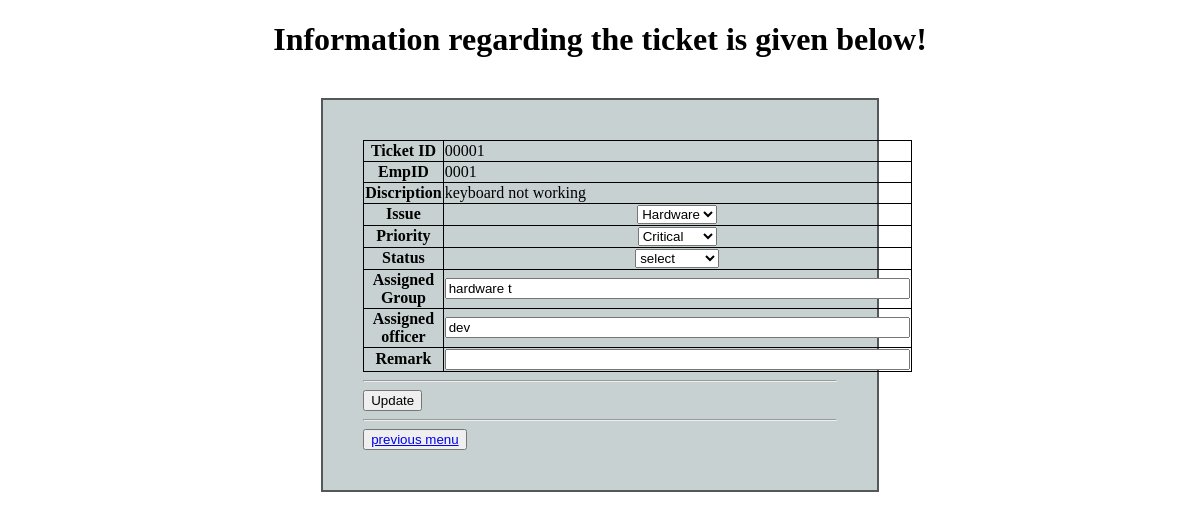
Page /showticket.php?ticketid=00001 on the committed database.
### tables this page shows
CREATE TABLE `ticket` (
  `ticketid` int(5) UNSIGNED ZEROFILL NOT NULL,
  `empid` int(4) UNSIGNED ZEROFILL NOT NULL,
  `issue` varchar(10) DEFAULT NULL,
  `description` varchar(25) DEFAULT NULL,
  `priority` int(11) DEFAULT 1,
  `status` varchar(10) DEFAULT NULL,
  `assignedgrp` varchar(10) DEFAULT NULL,
  `assignedofficer` varchar(10) DEFAULT NULL,
  `created on` datetime DEFAULT NULL
);

### showticket.php (the view, shortened to what this page needs)
<!DOCTYPE html>
	<?php
		include 'connection.php';
		if (isset($_GET['ticketid'])) {
			$ticketid= $_GET['ticketid'];
			$sql=" select * from ticket where ticketid ='$ticketid'";
			$result = mysqli_query($conn, $sql);
			$row = mysqli_fetch_array($result, MYSQLI_ASSOC);
		}
		$issueArray = array("software"=>"Software","Hardware" => "Hardware");
		$PriorityArray = array("1"=>"Low","2"=>"Moderate","3"=>"High","4" =>"Critical");
	?>
	<html lang="en">
	<head>
	</head>
	<body>
			<center>
				<h1>Information regarding the ticket is given below!</h1>
			</center>
			<br>
			<div class="text">
				<table style="width:100%">
					<tr>
						<th>Ticket ID</th>
						<td> <?php echo $row['ticketid']; ?> </td>
					</tr>
					<tr>
						<th>EmpID</th>
						<td> <?php echo $row['empid']; ?> </td>
					</tr>
					 <tr>
						<th>Discription</th>
						<td> <?php echo $row['description']; ?> </td>
					<center>
						<form action= "" method="post" autocomplete="off">
						<tr>
								<td class="select">
									<center><b>Issue</b></center>
								</td>
								<td ALIGN="center">
									<select name= "issue">
										<?php
											  foreach($issueArray as $key =>$value){
												  $selected = (($row['issue']==$key) ? "selected='selected'" : "");
											?>
												<option value="<?=$key;?>" <?=$selected;?>><?=$value;?></option>
										<?php  } ?>
									</select>
								</td>
							</tr>
							<tr>
								<td class="select">
									<center><b>Priority</b></center>
								</td>
								<td ALIGN="center">
									<select name="priority">
										<?php
											  foreach($PriorityArray as $key =>$value){
												$selected = (($row['priority']==$key) ? "selected='selected'" : "");
												?>
												<option value="<?=$key;?>" <?=$selected;?>><?=$value;?></option>
										<?php  } ?>
									</select>
								</td>
							</tr>
							<tr>
								<td class="select">
									<center><b>Status</b></center>
								</td>
								<td ALIGN="center">
									<select name = "status">
										<option value="">select</option>
									</select>
								</td>
							</tr>
							<tr>
								<td><center><b>Assigned Group</b></center></td>
								<td ALIGN="left">
									<input type="text" SIZE="55" NAME="assignedgrp" value="<?php echo $row['assignedgrp']; ?>" required>
								 </td>
							</tr>
							<tr>
								<td><center><b>Assigned officer</b></center></td>
								<td ALIGN="left">
									<input type="text" size="55" NAME="assignedofficer" value="<?php echo $row['assignedofficer']; ?>" required>
								 </td>
							</tr>
							<tr>
								<td><center><b>Remark</b></center></td>
									<td ALIGN="left">
									<INPUT TYPE="text" SIZE="55" NAME="remark" required>
								 </td>
							</tr>
				 </table>
		<hr>
		<button type="submit" name="update" >Update</button>
				<hr>
				<button class="color- white"><a href="dashboard.php">previous menu</a></button>
			</div>
	</body>
</html>

### showticket.php (style rules this page uses)
table, tr, th, td { border: 1px solid black; border-collapse: collapse; }
.text { justify-content: center; align-items: center; margin: auto; width: 40%; border: 2px solid #535858; padding: 40px; background-color: rgb(200, 209, 209); }

### rows in the picture
ticket: ticketid "00001", empid "0001", description "keyboard not working", assignedgrp "hardware t", assignedofficer "dev"

### other values in the picture
form field issue "Hardware"
form field priority "Critical"
